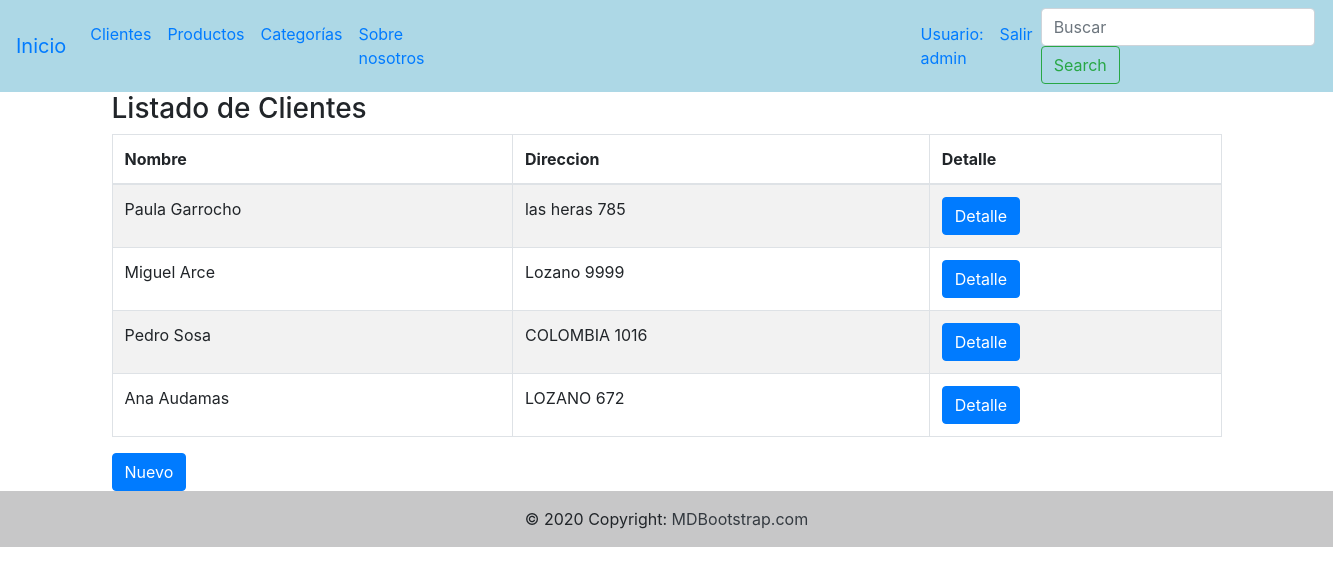
/cliente/lista_clientes/ (signed in), run on the app's committed database.
### cliente/models.py (models this page shows, shortened)
class Cliente(models.Model):
    nombre=models.CharField(max_length=50)
    direccion=models.CharField(max_length=50)
    telefono=models.CharField(max_length=15)
    email=models.EmailField()
    class Meta:
        verbose_name="Cliente"
        verbose_name_plural="Clientes"

### cliente/views.py (the view)
# urls.py: path('lista_clientes/', views.lista_clientes, name="lista_clientes"),
def lista_clientes(request):
    clientes=Cliente.objects.all()
    return render(request, "cliente/list_cliente.html",{"clientes": clientes})

### templates/cliente/list_cliente.html (shortened to what this page needs)
{% extends 'base.html' %}
{% block contenido %}
    <div class="container">
        <h3>Listado de Clientes</h3>
        <table id="example" class="table table-striped table-bordered" style="width:100%">
            <thead>
                <tr>
                    <th>Nombre</th>
                    <th>Direccion</th>
                    <th>Detalle</th>
                </tr>
            </thead>
            <tbody>
                {% for cliente in clientes %}
                <tr>
                    <td>{{cliente.nombre}}</td>
                    <td>{{cliente.direccion}}</td>
                    <td><a href="/cliente/detalle_cliente/{{cliente.id}}/" class="btn btn-primary">Detalle</a></td>
                </tr>
                {% endfor %}
            </tbody>
        </table>
    </div>
    <div class="container">
        <a href="/cliente/nuevo_cliente/" class="btn btn-primary">Nuevo</a>
    </div>
{% endblock %}

### templates/base.html (shortened to what this page needs)
<!DOCTYPE html>
<html lang="en">
<head>
    <link rel="stylesheet" href="https://cdn.jsdelivr.net/npm/bootstrap@4.6.1/dist/css/bootstrap.min.css"
>
</head>
<body>
    <nav class="navbar navbar-expand-lg navbar " style="background: lightblue;">
        <a class="navbar-brand" href="/">Inicio</a>
        <div class="collapse navbar-collapse" id="navbarSupportedContent">
            <ul class="navbar-nav mr-auto">
                <li class="nav-item active">
                    <a class="nav-link" href="/cliente/lista_clientes/">Clientes </a>
                </li>
                <li class="nav-item">
                    <a class="nav-link" href="/producto/lista_productos/">Productos</a>
                </li>
                <li class="nav-item">
                    <a class="nav-link" href="/categoria/categoria/">Categorías</a>
                </li>
                <li class="nav-item" style="margin-right: 30rem">
                    <a class="nav-link" href="/nosotros/">Sobre nosotros</a>
                </li>
                {% if request.user.is_authenticated %}
                <li class="nav-item">
                    <a class="nav-link" href="/usuario/perfil/">Usuario: {{user.username}}</a>
                </li>
                <li class="nav-item active">
                    <a class="nav-link" href="/usuario/salir/">Salir</a>
                </li>
                {% endif %}
            </ul>
            <form class="form-inline my-2 my-lg-0" action = "/cliente/buscar_cliente/" method = "GET">
                <input class="form-control mr-sm-2" type="text" placeholder="Buscar" aria-label="Search" name = 'buscar'>
                <button class="btn btn-outline-success my-2 my-sm-0" type="submit">Search</button>
            </form>
        </div>
    </nav>
    {% block contenido %}
    {% endblock %}
    <footer class="bg-light text-center text-lg-start">
        <div class="text-center p-3" style="background-color: rgba(0, 0, 0, 0.2);">
            © 2020 Copyright:
            <a class="text-dark" href="https://mdbootstrap.com/">MDBootstrap.com</a>
        </div>
    </footer>
</body>
</html>

### data on the page
Cliente: nombre "Paula Garrocho", direccion "las heras 785"
Cliente: nombre "Miguel Arce", direccion "Lozano 9999"
Cliente: nombre "Pedro Sosa", direccion "COLOMBIA 1016"
Cliente: nombre "Ana Audamas", direccion "LOZANO 672"

### other printed values
{{ user.username }} "admin"
